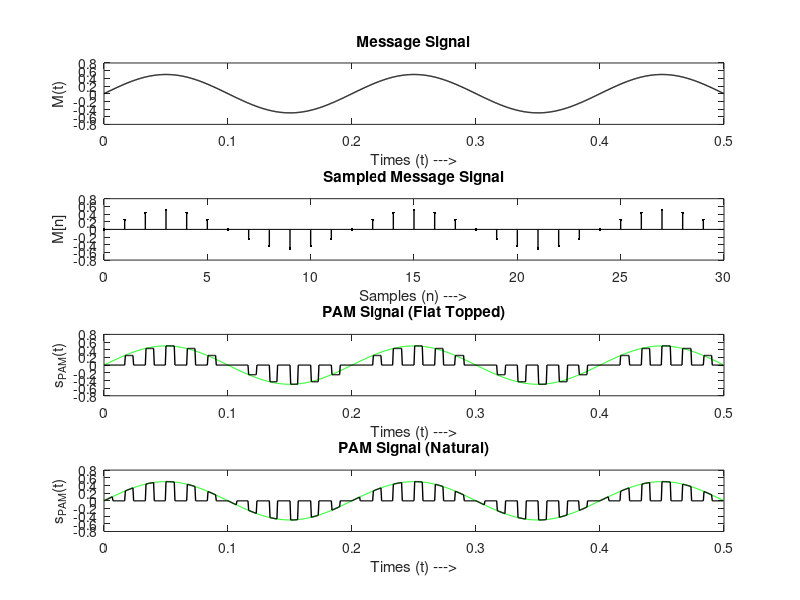

MATLAB code to generate this figure:
clc; clear all; close all;
fs = 1800 ; % Matlab's sampling rate
t = 0:(1/fs):(0.5-1/fs); % Time Grid
% Define Message Signal
Am = 0.5; % Message Amplitude
fm = 5; % Message Frequency
M = @(t) Am*sin(2*pi*fm*t); % Sinusoidal Message, M(t)
fp = 60 ; % Sampling rate per second/Pulse frequency
% Note that, (fs/fp) should be integer, it implies the time-points per sample
duty = 40; % Duty Cycle (20% here)
S = 0.5*(1 + square(2*pi*fp*t, duty)); % Define Square Pulse (from 0 to 1)
sam_val = zeros(1, length(t)/(fs/fp) ); % Define an array to store the sampled values
tsm = zeros(size(sam_val)); % Define an array to store the times at when the sampling occurs
PAM_FT = zeros(1, length(S)); % Define Flat Topped PAM Signal
PAM_Nat = zeros(1, length(S)); % Define Natural PAM Signal
% Generation of Flat-topped PAM signal
for i=1:((length(t))/(fs/fp))
tsm(i) = t(1 + (i-1)*(fs/fp));
sam_val(i) = M(t(1 + (i-1)*(fs/fp)));
PAM_FT( 1+(i-1)*(fs/fp) : (fs/fp)*i ) = sam_val(i) * S( 1+(i-1)*(fs/fp) : (fs/fp)*i );
end
% Generation of Natural PAM Signal
PAM_Nat = M(t).*S;
figure(1)
subplot(411);
plot(t, M(t), 'k', 'linewidth', 1);
ylabel('M(t)');
xlabel('Times (t) --->');
title('Message Signal');
subplot(412);
stem(0:(length(tsm)-1), sam_val, '.k', 'linewidth', 1);
ylabel('M[n]');
xlabel('Samples (n) --->');
title('Sampled Message Signal');
subplot(413);
plot(t, M(t), 'g'); hold on;
plot(t, PAM_FT, 'k', 'linewidth', 1);
ylabel('s_{PAM}(t)');
xlabel('Times (t) --->');
title('PAM Signal (Flat Topped)');
subplot(414);
plot(t, M(t), 'g'); hold on;
plot(t, PAM_Nat, 'k', 'linewidth', 1);
ylabel('s_{PAM}(t)');
xlabel('Times (t) --->');
title('PAM Signal (Natural)');